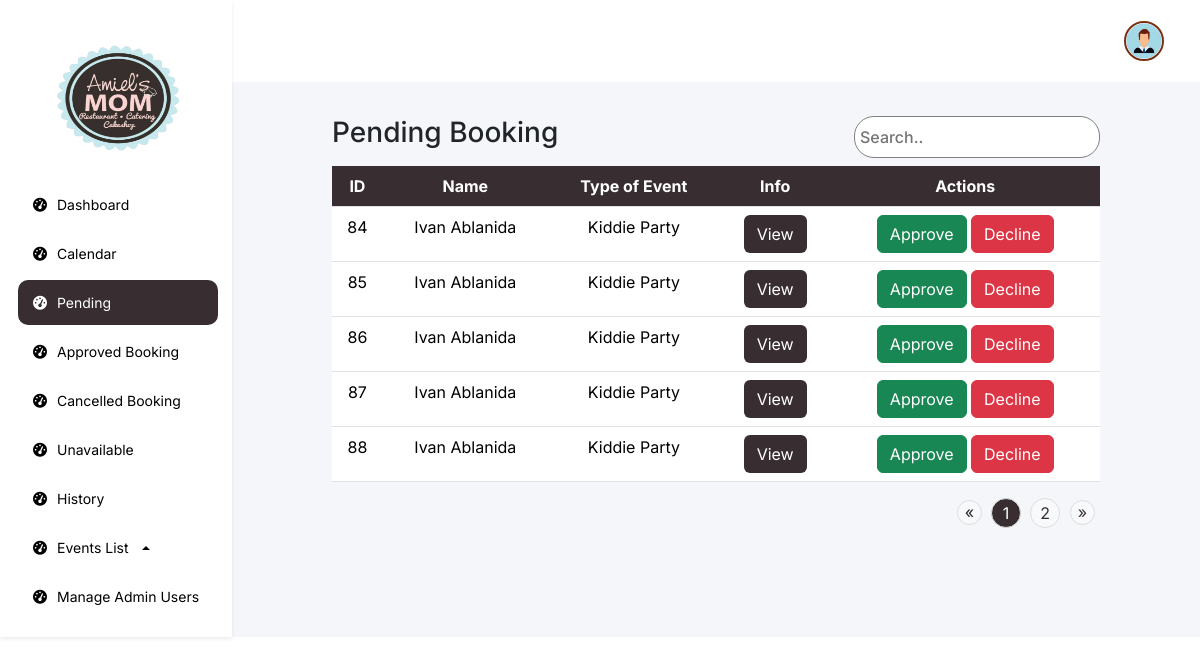
/features/admin/web/pending.php (signed in), run on an earlier commit of the app's database.
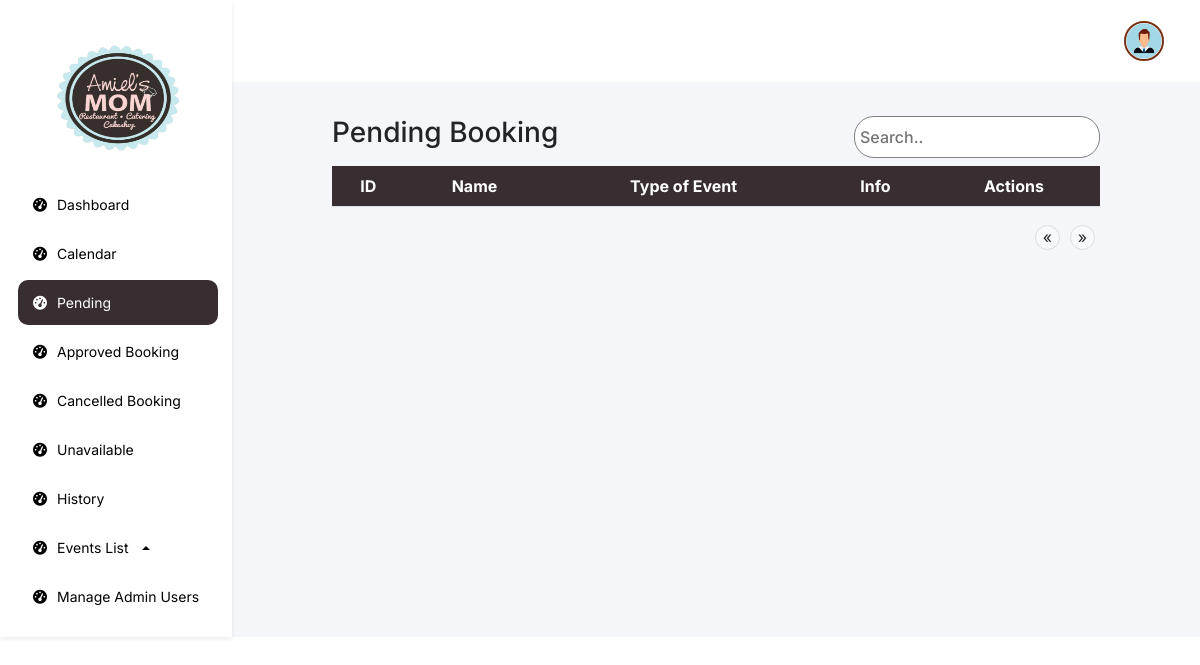
And on a later commit of the database.
### tables this page shows
CREATE TABLE `booking` (
  `id` int(11) NOT NULL,
  `status` enum('Pending','Waiting','On-going','Finished','Cancel') NOT NULL,
  `full_name` varchar(255) NOT NULL,
  `celebrants_name` varchar(255) DEFAULT NULL,
  `email` varchar(255) NOT NULL,
  `phone_number` varchar(15) DEFAULT NULL,
  `events_date` varchar(255) DEFAULT NULL,
  `guest_count` int(11) DEFAULT NULL,
  `event_duration` int(11) DEFAULT NULL,
  `event_starttime` int(11) DEFAULT NULL,
  `event_endtime` int(11) DEFAULT NULL,
  `event_type` varchar(255) DEFAULT NULL,
  `event_package` varchar(255) DEFAULT NULL,
  `event_options` text DEFAULT NULL,
  `cost` decimal(10,2) DEFAULT 0.00,
  `cancel_reason` text DEFAULT NULL,
  `payment_image` varchar(255) DEFAULT NULL,
  `reference_no` varchar(100) DEFAULT NULL,
  `status_paid` tinyint(1) DEFAULT 0
);

### features/admin/web/pending.php (the view, shortened to what this page needs)
<?php
require '../../../db.php';
$results_per_page = 5;
$page = isset($_GET['page']) ? (int)$_GET['page'] : 1;
$start_from = ($page - 1) * $results_per_page;
$total_query = "SELECT COUNT(*) FROM booking WHERE status = 'Pending'";
$total_result = $conn->query($total_query);
$total_row = $total_result->fetch_row();
$total_bookings = $total_row[0];
$total_pages = ceil($total_bookings / $results_per_page);
$query = "SELECT * FROM booking WHERE status = 'Pending' LIMIT $start_from, $results_per_page";
$result = $conn->query($query);
?>
<!DOCTYPE html>
<html lang="en">
<head>
    <link rel="stylesheet" href="https://cdnjs.cloudflare.com/ajax/libs/font-awesome/6.0.0-beta3/css/all.min.css">
    <link href="https://cdn.jsdelivr.net/npm/bootstrap@5.3.3/dist/css/bootstrap.min.css" rel="stylesheet"
>
    <link href="https://cdn.jsdelivr.net/npm/sweetalert2@11.5.0/dist/sweetalert2.min.css" rel="stylesheet">
    <link rel="stylesheet" href="../css/index.css">
</head>
<body>
    <div class="navbar flex-column bg-white shadow-sm p-3 collapse d-md-flex" id="navbar">
        <div class="navbar-links">
            <a class="navbar-brand d-none d-md-block logo-container" href="#">
                <img src="../../../assets/logo.png" alt="Logo">
            </a>
            <a href="dashboard.php">
                <i class="fa-solid fa-tachometer-alt"></i>
                <span>Dashboard</span>
            </a>
            <a href="calendar.php">
                <i class="fa-solid fa-tachometer-alt"></i>
                <span>Calendar</span>
            </a>
            <a href="#" class="navbar-highlight">
                <i class="fa-solid fa-tachometer-alt"></i>
                <span>Pending</span>
            </a>
            <a href="approve.php">
                <i class="fa-solid fa-tachometer-alt"></i>
                <span>Approved Booking</span>
            </a>
            <a href="cancel.php">
                <i class="fa-solid fa-tachometer-alt"></i>
                <span>Cancelled Booking</span>
            </a>
            <a href="unavailable.php">
                <i class="fa-solid fa-tachometer-alt"></i>
                <span>Unavailable</span>
            </a>
            <a href="history.php">
                <i class="fa-solid fa-tachometer-alt"></i>
                <span>History</span>
            </a>
            <div class="dropdown dropup">
                <a href="#" class=" dropdown-toggle" id="eventsListDropdown" role="button" data-bs-toggle="dropdown" aria-expanded="false">
                    <i class="fa-solid fa-tachometer-alt"></i>
                    <span>Events List</span>
                </a>
            </div>
            <a href="admin-user.php">
                <i class="fa-solid fa-tachometer-alt"></i>
                <span>Manage Admin Users</span>
            </a>
        </div>
    </div>
    <div class="content flex-grow-1">
        <div class="header">
            <div class="profile-admin">
                <div class="dropdown">
                    <button class="" type="button" data-bs-toggle="dropdown" aria-expanded="false">
                        <img src="../../../assets/profile/user.png"
                            style="width: 40px; height: 40px; object-fit: cover;">
                    </button>
                </div>
            </div>
        </div>
        <div class="container mt-4">
            <div class="d-flex justify-content-between mb-2">
                <h3>Pending Booking</h3>
                <input type="text" class="search" placeholder="Search.." id="searchInput">
            </div>
            <div class="table-responsive">
                <table class="table">
                    <thead class="table-booking">
                        <tr>
                            <th scope="col">ID</th>
                            <th scope="col">Name</th>
                            <th scope="col">Type of Event</th>
                            <th scope="col">Info</th>
                            <th scope="col">Actions</th>
                        </tr>
                    </thead>
                    <tbody>
                        <?php while ($row = $result->fetch_assoc()): ?>
                            <tr>
                                <td><?php echo $row['id']; ?></td>
                                <td><?php echo htmlspecialchars($row['full_name']); ?></td>
                                <td><?php echo htmlspecialchars($row['event_type']); ?></td>
                                <td>
                                <button type="button" class="btn view" data-bs-toggle="modal"
                                    data-bs-target="#infoModal"
                                    data-id="<?php echo $row['id']; ?>"
                                    data-full-name="<?php echo htmlspecialchars($row['full_name']); ?>"
                                    data-event-type="<?php echo htmlspecialchars($row['event_type']); ?>"
                                    data-email="<?php echo htmlspecialchars($row['email']); ?>"
                                    data-phone="<?php echo htmlspecialchars($row['phone_number']); ?>"
                                    data-events-date="<?php echo htmlspecialchars($row['events_date']); ?>"
                                    data-guest-count="<?php echo htmlspecialchars($row['guest_count']); ?>"
                                    data-event-duration="<?php echo htmlspecialchars($row['event_duration']); ?>"
                                    data-event-starttime="<?php echo htmlspecialchars($row['event_starttime']); ?>"
                                    data-event-endtime="<?php echo htmlspecialchars($row['event_endtime']); ?>"
                                    data-event-package="<?php echo htmlspecialchars($row['event_package']); ?>"
                                    data-event-options="<?php echo htmlspecialchars($row['event_options']); ?>"
                                    data-payment-image="<?php echo htmlspecialchars($row['payment_image']); ?>"
                                    data-reference-no="<?php echo htmlspecialchars($row['reference_no']); ?>">
                                    View
                                </button>
                                </td>
                                <td>
                                    <form method="POST" action="../function/php/pending.php" style="display:inline;">
                                        <button type="submit" class="btn btn-success">Approve</button>
                                    </form>
                                    <form method="POST" action="../function/php/pending.php" style="display:inline;">
                                        <button type="submit" class="btn btn-danger">Decline</button>
                                    </form>
                                </td>
                            </tr>
                        <?php endwhile; ?>
                    </tbody>
                </table>
            </div>
            <nav aria-label="Page navigation">
                <ul class="pagination d-flex justify-content-end">
                    <?php if ($page > 1): ?>
                        <li class="page-item pg-btn"><a class="page-links" href="?page=<?php echo $page - 1; ?>">&laquo;</a>
                        </li>
                    <?php else: ?>
                        <li class="page-item pg-btn disabled"><span class="page-links">&laquo;</span></li>
                    <?php endif; ?>
                    <?php for ($i = 1; $i <= $total_pages; $i++): ?>
                        <li class="page-item <?php echo ($i == $page) ? 'active' : ''; ?>">
                            <a class="page-link" href="?page=<?php echo $i; ?>"><?php echo $i; ?></a>
                        </li>
                    <?php endfor; ?>
                    <?php if ($page < $total_pages): ?>
                        <li class="page-item pg-btn"><a class="page-links" href="?page=<?php echo $page + 1; ?>">&raquo;</a>
                        </li>
                    <?php else: ?>
                        <li class="page-item pg-btn disabled"><span class="page-links">&raquo;</span></li>
                    <?php endif; ?>
                </ul>
            </nav>
        </div>
</body>
</html>

### features/admin/css/index.css (style rules this page uses)
* { font-family: "Inter", sans-serif; font-optical-sizing: auto; font-style: normal; margin: 0; }
body { margin: 0; padding: 0; display: flex; }
.navbar { background-color: #FFFFFF; display: flex; flex-direction: column; align-items: start; padding: 20px; box-shadow: 2px 0 5px rgba(0, 0, 0, 0.1); min-width: 230px; }
.navbar a { color: #000; padding: 12px 15px; text-decoration: none; width: 100%; display: flex; align-items: center; gap: 10px; font-size: 14px !important; margin: 2px; }
.navbar-highlight { color: #FFFFFF !important; border-radius: 10px; padding: 12px 15px !important; text-decoration: none !important; width: 100% !important; display: flex !important; align-items: center !important; gap: 10px !important; font-size: 14px !important; background-color: #382D31 !important; }
.navbar-brand { padding: 0 !important; }
.navbar-brand img { display: block; justify-content: center; align-items: center; width: 70%; height: 15vh; margin: 20px 0 20px 30px; }
.navbar-links { display: flex; flex-direction: column; width: 100%; }
.content { flex-grow: 1; background-color: #F5F6FA; }
.header { display: flex; align-items: center; padding: 20px; justify-content: space-between; background-color: #FFFFFF !important; }
.header button { margin-right: 10px; }
.profile-admin { display: flex; align-items: center; margin-left: auto; gap: 5px; }
.profile-admin img { width: 40px; height: 40px; border-radius: 50%; margin-right: 10px; border: 2px solid #7A3015; }
.profile-admin button { background-color: transparent; border: none; font-size: 20px; display: flex; margin: auto; }
table { border-radius: 24px !important; }
th,tr { background-color: #382D31 !important; color: #fff !important; text-align: center; }
.container { padding: 10px 100px 10px 100px; }
.pagination .page-item { margin: 0 5px; }
.pg-btn { margin-top: 2px !important; }
.page-links { width: 25px; height: 25px; text-align: center; border-radius: 50%; background-color: #f8f9fa; border: 1px solid #ddd; transition: background-color 0.3s, color 0.3s; display: flex; align-items: center; justify-content: center; text-decoration: none; }
.container input { background-color: silver; font-weight: 500; }
.search { background-color: #fff !important; border: 1px solid #808080; border-radius: 20px; padding: 5px; }
.view { background-color: #382D31; color: #fff; }
.pagination .page-link { width: 30px; height: 30px; text-align: center; border-radius: 50%; background-color: #f8f9fa; border: 1px solid #ddd; transition: background-color 0.3s, color 0.3s; }
.pagination .page-item.active .page-link { background-color: #382D31; color: white; border-color: #ddd; }
.pagination a { display: flex; align-items: center; justify-content: center; margin: auto; }
.pagination a { color:#382D31; }

What changed in the data, as far as the page shows it:
removed booking: id "84", full_name "Ivan Ablanida", event_type "Kiddie Party"
removed booking: id "85", full_name "Ivan Ablanida", event_type "Kiddie Party"
removed booking: id "86", full_name "Ivan Ablanida", event_type "Kiddie Party"
removed booking: id "87", full_name "Ivan Ablanida", event_type "Kiddie Party"
removed booking: id "88", full_name "Ivan Ablanida", event_type "Kiddie Party"
Also different on the page:
list line gone: "1"
list line gone: "2"
